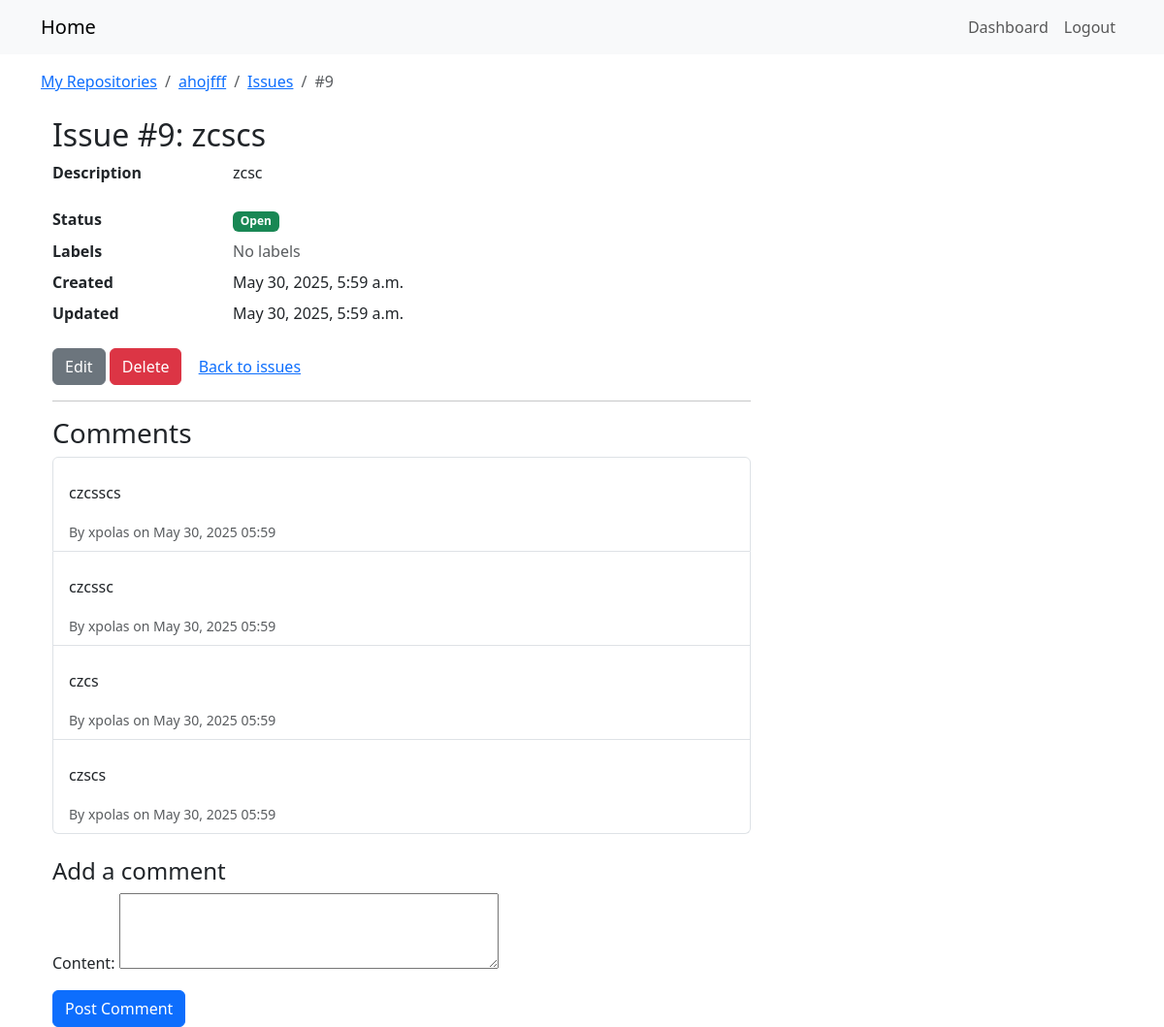
/repos/2/issues/9/ (signed in), run on the app's committed database.
### repos_app/models.py (models this page shows, shortened)
class Issue(models.Model):
    repository  = models.ForeignKey(Repository, on_delete=models.CASCADE, related_name='issues')
    author      = models.ForeignKey(User,       on_delete=models.CASCADE, related_name='issues')
    title       = models.CharField(max_length=200)
    description = models.TextField(blank=True)
    is_open     = models.BooleanField(default=True)
    labels      = models.ManyToManyField(Label, blank=True, related_name='issues')
    created_at  = models.DateTimeField(auto_now_add=True)
    updated_at  = models.DateTimeField(auto_now=True)

class Repository(models.Model):
    owner = models.ForeignKey(User, on_delete=models.CASCADE, related_name='repositories')
    name = models.CharField(max_length=120)
    description = models.TextField(blank=True)
    is_private = models.BooleanField(default=False)
    created_at = models.DateTimeField(auto_now_add=True)
    class Meta:
        unique_together = ('owner', 'name')

class Comment(models.Model):
    author     = models.ForeignKey(User,  on_delete=models.CASCADE, related_name='comments')
    issue      = models.ForeignKey(Issue, on_delete=models.CASCADE, related_name='comments')
    content    = models.TextField()
    created_at = models.DateTimeField(auto_now_add=True)

### repos_app/views.py (the view)
@login_required
def issue_detail(request, repo_pk, pk):
    issue = get_object_or_404(
        Issue,
        pk=pk,
        repository__pk=repo_pk,
        repository__owner=request.user
    )
    if request.method == 'POST':
        comment_form = CommentForm(request.POST)
        if comment_form.is_valid():
            cm = comment_form.save(commit=False)
            cm.issue = issue
            cm.author = request.user
            cm.save()
            return redirect(
                'repos_app:issue_detail',
                repo_pk=repo_pk,
                pk=pk
            )
    else:
        comment_form = CommentForm()
    comments = issue.comments.order_by('created_at')
    return render(request, 'repos_app/issue_detail.html', {
        'repo': issue.repository,
        'issue': issue,
        'comments': comments,
        'comment_form': comment_form,
    })

### repos_app/forms.py
class CommentForm(forms.ModelForm):
    class Meta:
        model = Comment
        fields = ['content']
        widgets = {
            'content': forms.Textarea(attrs={'rows': 3}),
        }

### templates/repos_app/issue_detail.html (shortened to what this page needs)
{% extends "base.html" %}
{% block breadcrumbs %}
<nav aria-label="breadcrumb">
  <ol class="breadcrumb mb-0">
    <li class="breadcrumb-item">
      <a href="{% url 'repos_app:repo_list' %}">My Repositories</a>
    </li>
    <li class="breadcrumb-item">
      <a href="{% url 'repos_app:repo_detail' pk=issue.repository.pk %}">
        {{ issue.repository.name }}
      </a>
    </li>
    <li class="breadcrumb-item">
      <a href="{% url 'repos_app:issue_list' repo_pk=issue.repository.pk %}">
        Issues
      </a>
    </li>
    <li class="breadcrumb-item active" aria-current="page">
      #{{ issue.id }}
    </li>
  </ol>
</nav>
{% endblock %}
{% block content %}
<div class="container mt-4">
  <h2>Issue #{{ issue.id }}: {{ issue.title }}</h2>
  <div class="row">
    <div class="col-md-8">
      <dl class="row">
        <dt class="col-sm-3">Description</dt>
        <dd class="col-sm-9">{{ issue.description|linebreaks }}</dd>
        <dt class="col-sm-3">Status</dt>
        <dd class="col-sm-9">
          {% if issue.is_open %}
            <span class="badge bg-success">Open</span>
          {% else %}
            <span class="badge bg-secondary">Closed</span>
          {% endif %}
        </dd>
        <dt class="col-sm-3">Labels</dt>
        <dd class="col-sm-9">
          {% for label in issue.labels.all %}
            <span class="badge me-1" style="background-color: {{ label.color }}">
              {{ label.name }}
            </span>
          {% empty %}
            <span class="text-muted">No labels</span>
          {% endfor %}
        </dd>
        <dt class="col-sm-3">Created</dt>
        <dd class="col-sm-9">{{ issue.created_at }}</dd>
        <dt class="col-sm-3">Updated</dt>
        <dd class="col-sm-9">{{ issue.updated_at }}</dd>
      </dl>
      <a class="btn btn-secondary"
         href="{% url 'repos_app:issue_update' repo_pk=repo.pk pk=issue.pk %}">
        Edit
      </a>
      <a class="btn btn-danger"
         href="{% url 'repos_app:issue_delete' repo_pk=repo.pk pk=issue.pk %}">
        Delete
      </a>
      <a class="btn btn-link"
         href="{% url 'repos_app:issue_list' repo_pk=repo.pk %}">
        Back to issues
      </a>
      <hr>
      <h3>Comments</h3>
      <ul class="list-group mb-4">
        {% for comment in comments %}
          <li class="list-group-item">
            <p>{{ comment.content|linebreaks }}</p>
            <small class="text-muted">
              By {{ comment.author.username }} on {{ comment.created_at|date:"M j, Y H:i" }}
            </small>
          </li>
        {% empty %}
          <li class="list-group-item">No comments yet.</li>
        {% endfor %}
      </ul>
      <h4>Add a comment</h4>
      <form method="post">
        {{ comment_form.as_p }}
        <button type="submit" class="btn btn-primary">Post Comment</button>
      </form>
    </div>
  </div>
</div>
{% endblock %}

### data on the page
Issue: repository.name "ahojfff", id "9", title "zcscs", description "zcsc", created_at "May 30, 2025, 5:59 a.m.", updated_at "May 30, 2025, 5:59 a.m."
Comment: content "czcsscs", author.username "xpolas", created_at "May 30, 2025 05:59"
Comment: content "czcssc", author.username "xpolas", created_at "May 30, 2025 05:59"
Comment: content "czcs", author.username "xpolas", created_at "May 30, 2025 05:59"
Comment: content "czscs", author.username "xpolas", created_at "May 30, 2025 05:59"
